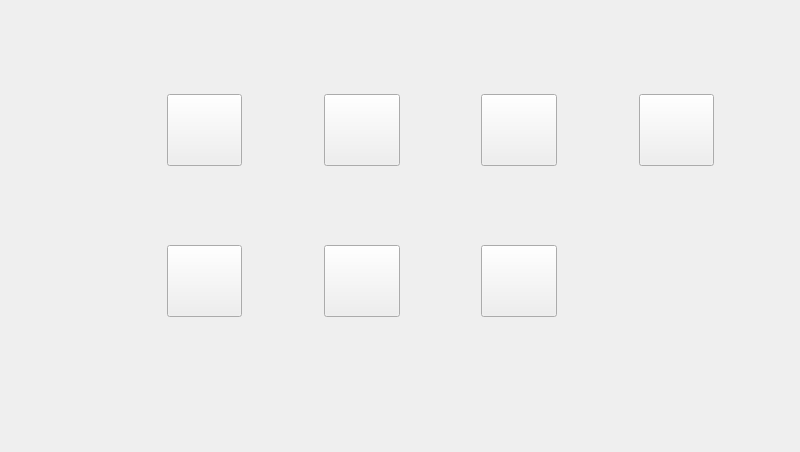
<?xml version="1.0" encoding="UTF-8"?>
<ui version="4.0">
 <class>MainWindow</class>
 <widget class="QMainWindow" name="MainWindow">
  <property name="geometry">
   <rect>
    <x>0</x>
    <y>0</y>
    <width>800</width>
    <height>452</height>
   </rect>
  </property>
  <property name="windowTitle">
   <string>MainWindow</string>
  </property>
  <widget class="QWidget" name="centralWidget">
   <widget class="QWidget" name="gridLayoutWidget">
    <property name="geometry">
     <rect>
      <x>80</x>
      <y>10</y>
      <width>721</width>
      <height>391</height>
     </rect>
    </property>
    <layout class="QGridLayout" name="MainLayout">
     <item row="0" column="0">
      <spacer name="horizontalSpacer">
       <property name="orientation">
        <enum>Qt::Horizontal</enum>
       </property>
       <property name="sizeType">
        <enum>QSizePolicy::Expanding</enum>
       </property>
       <property name="sizeHint" stdset="0">
        <size>
         <width>40</width>
         <height>20</height>
        </size>
       </property>
      </spacer>
     </item>
     <item row="3" column="6">
      <widget class="QPushButton" name="pushButton_7">
       <property name="sizePolicy">
        <sizepolicy hsizetype="Expanding" vsizetype="Expanding">
         <horstretch>0</horstretch>
         <verstretch>0</verstretch>
        </sizepolicy>
       </property>
       <property name="text">
        <string/>
       </property>
      </widget>
     </item>
     <item row="1" column="2">
      <widget class="QPushButton" name="pushButton">
       <property name="sizePolicy">
        <sizepolicy hsizetype="Expanding" vsizetype="Expanding">
         <horstretch>0</horstretch>
         <verstretch>0</verstretch>
        </sizepolicy>
       </property>
       <property name="text">
        <string/>
       </property>
      </widget>
     </item>
     <item row="3" column="9">
      <widget class="QPushButton" name="STOP">
       <property name="sizePolicy">
        <sizepolicy hsizetype="Expanding" vsizetype="Expanding">
         <horstretch>0</horstretch>
         <verstretch>0</verstretch>
        </sizepolicy>
       </property>
       <property name="text">
        <string/>
       </property>
       <property name="flat">
        <bool>true</bool>
       </property>
      </widget>
     </item>
     <item row="3" column="2">
      <widget class="QPushButton" name="pushButton_5">
       <property name="sizePolicy">
        <sizepolicy hsizetype="Expanding" vsizetype="Expanding">
         <horstretch>0</horstretch>
         <verstretch>0</verstretch>
        </sizepolicy>
       </property>
       <property name="text">
        <string/>
       </property>
      </widget>
     </item>
     <item row="1" column="6">
      <widget class="QPushButton" name="pushButton_3">
       <property name="sizePolicy">
        <sizepolicy hsizetype="Expanding" vsizetype="Expanding">
         <horstretch>0</horstretch>
         <verstretch>0</verstretch>
        </sizepolicy>
       </property>
       <property name="text">
        <string/>
       </property>
      </widget>
     </item>
     <item row="3" column="4">
      <widget class="QPushButton" name="pushButton_6">
       <property name="sizePolicy">
        <sizepolicy hsizetype="Expanding" vsizetype="Expanding">
         <horstretch>0</horstretch>
         <verstretch>0</verstretch>
        </sizepolicy>
       </property>
       <property name="text">
        <string/>
       </property>
      </widget>
     </item>
     <item row="1" column="9">
      <widget class="QPushButton" name="pushButton_4">
       <property name="sizePolicy">
        <sizepolicy hsizetype="Expanding" vsizetype="Expanding">
         <horstretch>0</horstretch>
         <verstretch>0</verstretch>
        </sizepolicy>
       </property>
       <property name="text">
        <string/>
       </property>
      </widget>
     </item>
     <item row="0" column="7">
      <spacer name="horizontalSpacer_9">
       <property name="orientation">
        <enum>Qt::Horizontal</enum>
       </property>
       <property name="sizeHint" stdset="0">
        <size>
         <width>40</width>
         <height>20</height>
        </size>
       </property>
      </spacer>
     </item>
     <item row="0" column="10">
      <spacer name="horizontalSpacer_4">
       <property name="orientation">
        <enum>Qt::Horizontal</enum>
       </property>
       <property name="sizeHint" stdset="0">
        <size>
         <width>40</width>
         <height>20</height>
        </size>
       </property>
      </spacer>
     </item>
     <item row="0" column="5">
      <spacer name="horizontalSpacer_3">
       <property name="orientation">
        <enum>Qt::Horizontal</enum>
       </property>
       <property name="sizeHint" stdset="0">
        <size>
         <width>40</width>
         <height>20</height>
        </size>
       </property>
      </spacer>
     </item>
     <item row="1" column="4">
      <widget class="QPushButton" name="pushButton_2">
       <property name="sizePolicy">
        <sizepolicy hsizetype="Expanding" vsizetype="Expanding">
         <horstretch>0</horstretch>
         <verstretch>0</verstretch>
        </sizepolicy>
       </property>
       <property name="text">
        <string/>
       </property>
      </widget>
     </item>
     <item row="2" column="2">
      <spacer name="verticalSpacer_2">
       <property name="orientation">
        <enum>Qt::Vertical</enum>
       </property>
       <property name="sizeHint" stdset="0">
        <size>
         <width>20</width>
         <height>40</height>
        </size>
       </property>
      </spacer>
     </item>
     <item row="4" column="2">
      <spacer name="verticalSpacer_3">
       <property name="orientation">
        <enum>Qt::Vertical</enum>
       </property>
       <property name="sizeHint" stdset="0">
        <size>
         <width>20</width>
         <height>40</height>
        </size>
       </property>
      </spacer>
     </item>
     <item row="0" column="3">
      <spacer name="horizontalSpacer_11">
       <property name="orientation">
        <enum>Qt::Horizontal</enum>
       </property>
       <property name="sizeHint" stdset="0">
        <size>
         <width>40</width>
         <height>20</height>
        </size>
       </property>
      </spacer>
     </item>
     <item row="0" column="2">
      <spacer name="verticalSpacer">
       <property name="orientation">
        <enum>Qt::Vertical</enum>
       </property>
       <property name="sizeType">
        <enum>QSizePolicy::Expanding</enum>
       </property>
       <property name="sizeHint" stdset="0">
        <size>
         <width>20</width>
         <height>40</height>
        </size>
       </property>
      </spacer>
     </item>
    </layout>
   </widget>
  </widget>
 </widget>
 <layoutdefault spacing="6" margin="11"/>
 <resources/>
 <connections/>
</ui>
